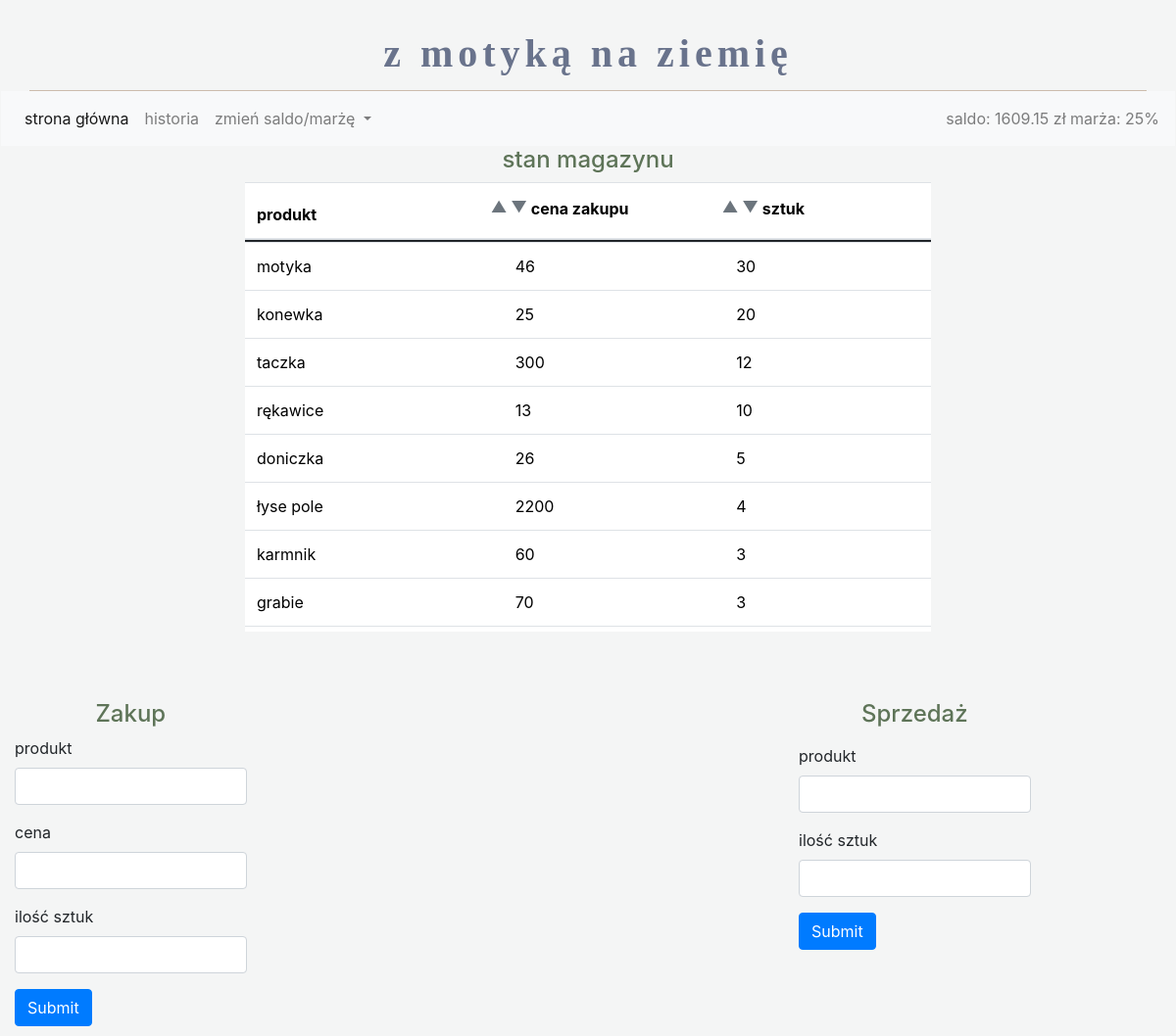
The page /descending_amount/ on the database its author committed.
### app.py (models this page shows)
class Balance(db.Model):
    id = db.Column(db.Integer, primary_key=True)
    balance = db.Column(db.Integer, nullable=False)
    commission = db.Column(db.Integer, nullable=False)

class Products(db.Model):
    id = db.Column(db.Integer, primary_key=True)
    product = db.Column(db.String, nullable=False)
    amount = db.Column(db.Integer, nullable=False)
    price = db.Column(db.Integer, nullable=False)

### app.py (the view)
    @app.route("/descending_amount/", methods=["GET", "POST"])
    def descending_amount():
        desc_users_query = text("SELECT * FROM products ORDER BY amount DESC;")
        sorted_products_desc = db.session.execute(desc_users_query)
        return render_template("home_page.html", **{
            "products": sorted_products_desc,
            "balance": balance_var,
            "commission": commission_var
        })

### templates/home_page.html (shortened to what this page needs)
{% extends "base.html" %}
{% block head %}
{{ super() }}
<link rel="stylesheet"  href="{{ url_for('static', filename='css/home_page_style.css') }}" >
{% endblock %}
{% block content %}
<div class="table-header text-center">
    <h4 id="stan-magazynu">stan magazynu</h4>
</div>
<div class="table-div">
    <table class="table table-hover">
      <thead>
        <tr>
          <th scope="col">produkt </th>
          <th scope="col">
              <div  class="btn-group" role="group" aria-label="radio toggle button group">
                  <form method="POST">
                  <label class="btn-sort btn-outline-secondary" for="sort_ascending_price">▲</label>
                  <label class="btn-sort btn-outline-secondary" for="sort_descending_price">▼</label>
                      </form>
              </div>
              cena zakupu
          </th>
            <th scope="col">
              <div  class="btn-group" role="group" aria-label="radio toggle button group">
                  <form method="POST">
                  <label class="btn-sort btn-outline-secondary" for="sort_ascending_amount">▲</label>
                  <label class="btn-sort btn-outline-secondary" for="sort_descending_amount">▼</label>
                      </form>
              </div>
              sztuk
          </th>
        </tr>
      </thead>
      <tbody>
      {% for product in products %}
        <tr>
          <td scope="row">{{product.product}}</td>
          <td> {{product.price}}</td>
          <td>{{product.amount}}</td>
        </tr>
      {% endfor %}
      </tbody>
    </table>
</div>
<div class="forms">
  <div class="row">
        <div class="col-8">
                    <h4 class="form-header text-center">Zakup</h4>
        <form method="POST">
          <div class="mb-3">
            <label for="buy_product" class="form-label">produkt</label>
            <input type="text" class="form-control" id="buy_product"  name="produkt">
          </div>
          <div class="mb-3">
            <label for="buy_price" class="form-label">cena</label>
            <input type="number" class="form-control" id="buy_price" name="cena">
          </div>
          <div class="mb-3">
            <label for="buy_amount" class="form-label" >ilość sztuk</label>
            <input type="number" class="form-control" id="buy_amount" name="sztuk">
          </div>
          <button type="submit" class="btn btn-primary">Submit</button>
        </form>
        </div>
    </div>
 <div class="row">
        <div class="col-8">
                    <h4 class="form-header text-center">Sprzedaż</h4>
        <form method="POST">
          <div class="mb-3">
            <label for="sale_product_name" class="form-label">produkt</label>
            <input type="text" class="form-control" id="sale_product_name" name="produkt">
          </div>
          <div class="mb-3">
            <label for="sale_amount" class="form-label" >ilość sztuk</label>
            <input type="number" class="form-control" id="sale_amount" name="sztuk">
          </div>
          <button type="submit" class="btn btn-primary">Submit</button>
        </form>
        </div>
    </div>
</div>
{% endblock %}

### templates/base.html (shortened to what this page needs)
<!DOCTYPE html>
<html lang="en">
<head>
    {%block head %}
    <link rel="stylesheet" href="https://cdn.jsdelivr.net/npm/bootstrap@5.1.3/dist/css/bootstrap.min.css">
    <link href="https://cdn.jsdelivr.net/npm/bootstrap@5.3.3/dist/css/bootstrap.min.css" rel="stylesheet">
    <link rel="stylesheet" href="https://cdn.jsdelivr.net/npm/bootstrap@4.0.0/dist/css/bootstrap.min.css">
    {% endblock %}
</head>
<body>
<div class="container text-center">
    <div class = "text">
        <h1>z motyką na ziemię</h1>
    </div>
</div>
<nav class="navbar navbar-expand-lg navbar-light bg-light">
  <div class="collapse navbar-collapse" id="navbarNavDropdown">
    <ul class="navbar-nav mr-auto">
      <li class="nav-item active">
        <a class="nav-link" href="/">strona główna <span class="sr-only">(current)</span></a>
      </li>
      <li class="nav-item">
        <a class="nav-link" href="/history/">historia</a>
      </li>
      <li class="nav-item dropdown">
        <a class="nav-link dropdown-toggle" href="#" id="navbarDropdownMenuLink" data-toggle="dropdown" aria-haspopup="true" aria-expanded="false">
          zmień saldo/marżę
        </a>
      </li>
    </ul>
      <span class="navbar-text">
      saldo: {{balance}} zł marża: {{commission}}%
    </span>
  </div>
</nav>
{% block content %}
{% endblock %}
</body>
</html>

### static/css/home_page_style.css (style rules this page uses)
a { text-decoration: none; }
h1 { color: #69738C; font-family: "Stencil Std", fantasy; font-weight: 700; letter-spacing: 5px; }
h4 { color: #5E7458; }
.container { display: flex; justify-content: space-around; align-items: flex-end; padding: 30px 10px 5px 10px; border-bottom: 1px solid #CCBCAC; }
body { margin: 1px; background-color: #F4F5F5; }
.text { flex: 1; }
.table { display: flex; flex-direction: column; align-items: center; }
thead { width: 700px; position: sticky; z-index: 1; }
th { width: 700px; padding: 10px; }
tbody { width: 700px; height:400px; overflow-y: auto; }
td { width: 700px; }
.row { margin: 50px 200px 0px 200px; }
.forms { display:flex; justify-content: center; padding: 0px 10px 0px 10px; margin: 20px 10px 10px 10px; }
.col-8 { width: 400px; }
.dropdown { width: 250px; }

### rows shown on the page
Balance: balance "1609.15"
Products: product "motyka", price "46", amount "30"
Products: product "konewka", price "25", amount "20"
Products: product "taczka", price "300", amount "12"
Products: product "rękawice", price "13", amount "10"
Products: product "doniczka", price "26", amount "5"
Products: product "łyse pole", price "2200", amount "4"
Products: product "karmnik", price "60", amount "3"
Products: product "grabie", price "70", amount "3"

### other values the page prints
{{ commission }} "25"
